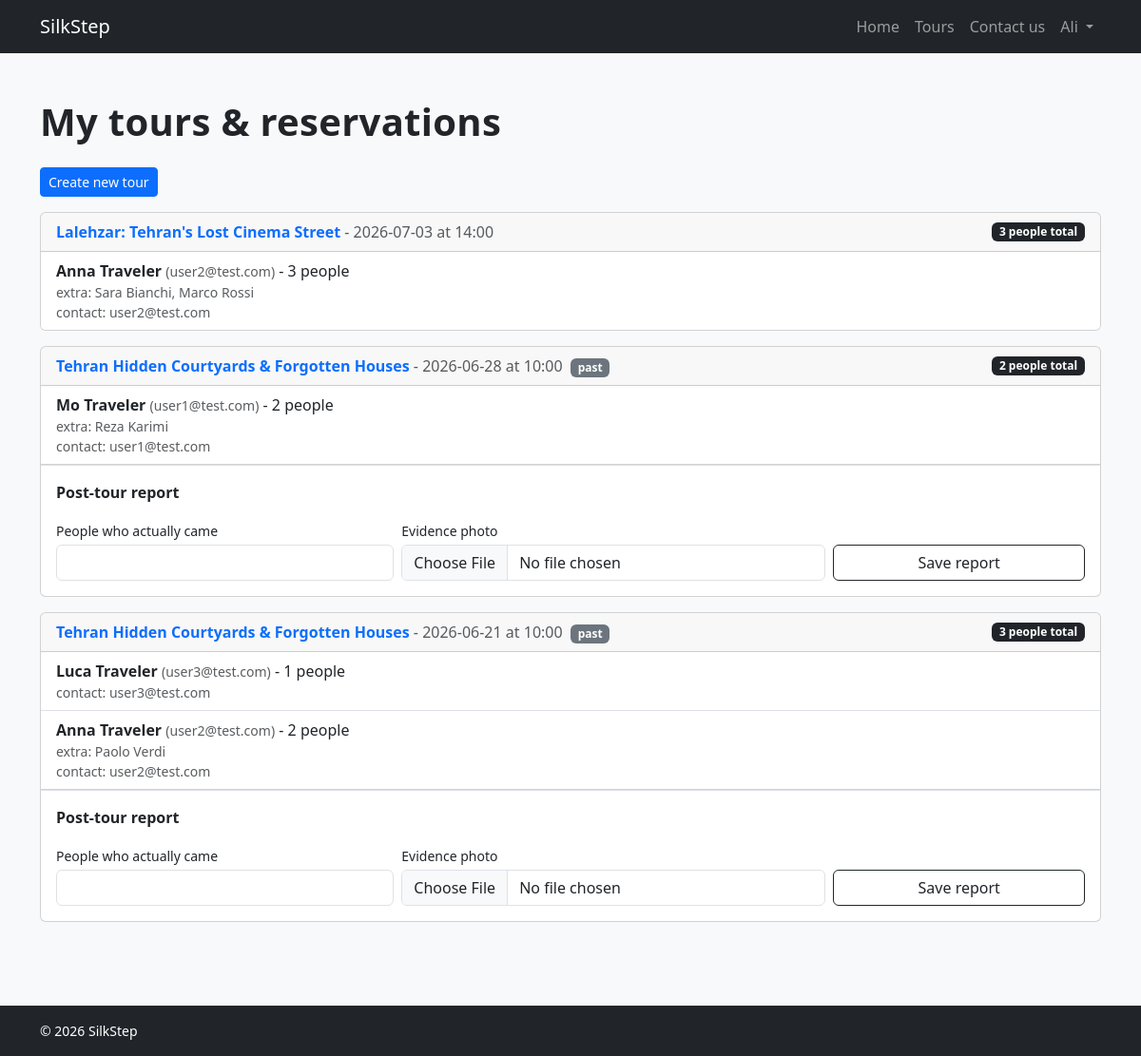
The app's page /guide/bookings (signed in) with its own data.
### tables this page shows
CREATE TABLE users (
    id INTEGER PRIMARY KEY AUTOINCREMENT,
    name TEXT NOT NULL,
    surname TEXT NOT NULL,
    email TEXT NOT NULL UNIQUE,
    password TEXT NOT NULL,
    role TEXT NOT NULL CHECK(role IN ('guide', 'participant', 'admin'))
);

CREATE TABLE bookings (
    id INTEGER PRIMARY KEY AUTOINCREMENT,
    tour_id INTEGER NOT NULL,
    participant_id INTEGER NOT NULL,
    tour_date TEXT NOT NULL,
    status TEXT NOT NULL DEFAULT 'confirmed',
    created_at TEXT DEFAULT CURRENT_TIMESTAMP, party_size INTEGER NOT NULL DEFAULT 1, notes TEXT, announce_email TEXT, announce_phone TEXT,
    FOREIGN KEY (tour_id) REFERENCES tours(id),
    FOREIGN KEY (participant_id) REFERENCES users(id)
);

CREATE TABLE tours (
    id INTEGER PRIMARY KEY AUTOINCREMENT,
    title TEXT NOT NULL,
    schedule TEXT NOT NULL,
    duration TEXT NOT NULL,
    summary TEXT NOT NULL
, guide_id INTEGER, meeting_point TEXT, max_participants INTEGER DEFAULT 15, photo_url TEXT, meeting_map_link TEXT, duration_minutes INTEGER);

CREATE TABLE booking_guests (
    id INTEGER PRIMARY KEY AUTOINCREMENT,
    booking_id INTEGER NOT NULL,
    first_name TEXT NOT NULL,
    last_name TEXT NOT NULL,
    FOREIGN KEY (booking_id) REFERENCES bookings(id) ON DELETE CASCADE
);

### app.py (the view)
@app.route("/guide/bookings")
def guide_bookings():
    if not current_user.is_authenticated or current_user.role != "guide":
        return redirect(url_for("home"))
    now = datetime.now()
    rows = [dict(r) for r in bookings_dao.get_bookings_by_guide(current_user.id)]
    groups = {}
    for b in rows:
        b["guests"] = [dict(g) for g in bookings_dao.get_guests_for_booking(b["id"])]
        key = (b["tour_id"], b["tour_date"])
        if key not in groups:
            start_dt = booking_start_datetime(b["tour_id"], b["tour_date"])
            groups[key] = {
                "tour_id": b["tour_id"],
                "tour_title": b["tour_title"],
                "tour_date": b["tour_date"],
                "start_time": start_dt.strftime("%H:%M") if start_dt else "",
                "is_past": bool(start_dt and start_dt < now),
                "total_people": 0,
                "bookings": [],
                "report": None,
            }
        groups[key]["bookings"].append(b)
        groups[key]["total_people"] += b["party_size"] or 1
    group_list = sorted(groups.values(), key=lambda g: g["tour_date"], reverse=True)
    for group in group_list:
        if group["is_past"]:
            report = tour_reports_dao.get_report(group["tour_id"], group["tour_date"])
            group["report"] = dict(report) if report else None
    return render_template(
        "guide_bookings.html",
        groups=group_list,
        page_error=request.args.get("error", ""),
    )

### app.py (called while the page is built)
@login_manager.user_loader
def load_user(user_id):
    row = users_dao.get_user_by_id(int(user_id))
    return User(row) if row else None

### bookings_dao.py (called while the page is built)
def get_guests_for_booking(booking_id):
    conn = sqlite3.connect(DB_PATH)
    conn.row_factory = sqlite3.Row
    rows = conn.execute(
        """
        SELECT first_name, last_name
        FROM booking_guests
        WHERE booking_id = ?
        ORDER BY id
        """,
        (booking_id,),
    ).fetchall()
    conn.close()
    return rows

def get_bookings_by_guide(guide_id):
    conn = sqlite3.connect(DB_PATH)
    conn.row_factory = sqlite3.Row
    rows = conn.execute(
        """
        SELECT b.id, b.tour_id, b.tour_date, b.party_size, b.notes, b.status, b.created_at,
               b.announce_email, b.announce_phone,
               t.title AS tour_title,
               u.name AS participant_name, u.surname AS participant_surname, u.email AS participant_email
        FROM bookings b
        JOIN tours t ON t.id = b.tour_id
        JOIN users u ON u.id = b.participant_id
        WHERE t.guide_id = ?
        ORDER BY b.id DESC
        """,
        (guide_id,),
    ).fetchall()
    conn.close()
    return rows

### helpers.py (called while the page is built)
def booking_start_datetime(tour_id, tour_date):
    try:
        day = datetime.strptime(tour_date, "%Y-%m-%d").date()
    except (TypeError, ValueError):
        return None
    start_time = tour_schedule_dao.get_start_time(tour_id, day.weekday())
    if not start_time:
        return None
    try:
        hour, minute = (int(part) for part in start_time.split(":"))
    except ValueError:
        hour, minute = 0, 0
    return datetime(day.year, day.month, day.day, hour, minute)

### tour_reports_dao.py (called while the page is built)
def get_report(tour_id, tour_date):
    conn = sqlite3.connect(DB_PATH)
    conn.row_factory = sqlite3.Row
    row = conn.execute(
        "SELECT id, tour_id, tour_date, attended_count, photo_path FROM tour_reports WHERE tour_id = ? AND tour_date = ?",
        (tour_id, tour_date),
    ).fetchone()
    conn.close()
    return row

### tour_schedule_dao.py (called while the page is built)
def get_start_time(tour_id, weekday):
    conn = sqlite3.connect(DB_PATH)
    row = conn.execute(
        "SELECT start_time FROM tour_schedule WHERE tour_id = ? AND weekday = ?",
        (tour_id, weekday),
    ).fetchone()
    conn.close()
    return row[0] if row else None

### users_dao.py (called while the page is built)
def get_user_by_id(user_id):
    conn = sqlite3.connect(DB_PATH)
    conn.row_factory = sqlite3.Row
    row = conn.execute("SELECT * FROM users WHERE id = ?", (user_id,)).fetchone()
    conn.close()
    return row

### templates/guide_bookings.html (shortened to what this page needs)
{% extends "base.html" %}
{% block content %}
<section class="container py-5">
  <h1 class="mb-4">My tours &amp; reservations</h1>
  <a href="{{ url_for('new_tour') }}" class="btn btn-primary btn-sm mb-3">Create new tour</a>
  {% if groups %}
    {% for group in groups %}
      <div class="card mb-3">
        <div class="card-header d-flex justify-content-between align-items-center">
          <div>
            <a href="{{ url_for('tour_detail', tour_id=group.tour_id) }}" class="text-decoration-none fw-bold">
              {{ group.tour_title }}
            </a>
            <span class="text-muted">- {{ group.tour_date }}{% if group.start_time %} at {{ group.start_time }}{% endif %}</span>
            {% if group.is_past %}<span class="badge bg-secondary ms-1">past</span>{% endif %}
          </div>
          <span class="badge bg-dark">{{ group.total_people }} people total</span>
        </div>
        <ul class="list-group list-group-flush">
          {% for b in group.bookings %}
          <li class="list-group-item">
            <strong>{{ b.participant_name }} {{ b.participant_surname }}</strong>
            <span class="text-muted small">({{ b.participant_email }})</span>
            - {{ b.party_size }} people
            {% if b.guests %}
              <div class="text-muted small">
                extra: {% for g in b.guests %}{{ g.first_name }} {{ g.last_name }}{% if not loop.last %}, {% endif %}{% endfor %}
              </div>
            {% endif %}
            {% if b.announce_email or b.announce_phone %}
              <div class="text-muted small">
                contact:
                {% if b.announce_email %}{{ b.announce_email }}{% endif %}
              </div>
            {% endif %}
          </li>
          {% endfor %}
        </ul>
        {% if group.is_past %}
          <div class="card-body border-top">
            {% if group.report %}
              <p class="mb-1"><strong>Reported attendance:</strong> {{ group.report.attended_count }} people</p>
              {% if group.report.photo_path %}
                <img src="{{ url_for('static', filename=group.report.photo_path) }}"
                     class="img-fluid rounded report-evidence" alt="evidence photo">
              {% endif %}
              <p class="text-muted small mb-0 mt-1">you can submit again to update it.</p>
            {% else %}
              <p class="mb-2 fw-bold">Post-tour report</p>
            {% endif %}
            <form method="POST" action="{{ url_for('submit_report') }}" enctype="multipart/form-data"
                  class="row g-2 align-items-end mt-1">
              <div class="col-sm-4">
                <label class="form-label small mb-1">People who actually came</label>
                <input type="number" name="txt_attended" class="form-control" min="0"
                       value="{{ group.report.attended_count if group.report else '' }}" required>
              </div>
              <div class="col-sm-5">
                <label class="form-label small mb-1">Evidence photo</label>
                <input type="file" name="txt_evidence" class="form-control" accept="image/*">
              </div>
              <div class="col-sm-3">
                <button type="submit" class="btn btn-outline-dark w-100">Save report</button>
              </div>
            </form>
          </div>
        {% endif %}
      </div>
    {% endfor %}
  {% else %}
    <p>No reservations yet for your tours.</p>
  {% endif %}
</section>
{% endblock %}

### templates/base.html (shortened to what this page needs)
<!DOCTYPE html>
<html lang="en">
<head>
  <link href="https://cdn.jsdelivr.net/npm/bootstrap@5.3.0/dist/css/bootstrap.min.css" rel="stylesheet">
  <link rel="stylesheet" href="{{ url_for('static', filename='css/style.css') }}">
</head>
<body>
  <nav class="navbar navbar-expand-lg navbar-dark bg-dark">
    <div class="container">
      <a class="navbar-brand" href="{{ url_for('home') }}">SilkStep</a>
      <div class="collapse navbar-collapse" id="mainNav">
        <ul class="navbar-nav ms-auto align-items-lg-center">
          <li class="nav-item">
            <a class="nav-link" href="{{ url_for('home') }}">Home</a>
          </li>
          <li class="nav-item">
            <a class="nav-link" href="{{ url_for('tours') }}">Tours</a>
          </li>
          <li class="nav-item">
            <a class="nav-link" href="{{ url_for('contact') }}">Contact us</a>
          </li>
          {% if current_user.is_authenticated %}
          <li class="nav-item dropdown">
            <a class="nav-link dropdown-toggle" href="#" role="button"
               data-bs-toggle="dropdown" aria-expanded="false">
              {{ current_user.name }}
            </a>
          </li>
          {% else %}
          <li class="nav-item">
            <a class="nav-link" href="{{ url_for('login') }}">Login</a>
          </li>
          {% endif %}
        </ul>
      </div>
    </div>
  </nav>
  <main>
    {% block content %}{% endblock %}
  </main>
  <footer class="bg-dark text-white py-3 mt-4">
    <div class="container small">&copy; 2026 SilkStep</div>
  </footer>
</body>
</html>

### static/css/style.css (style rules this page uses)
body { background-color: #f8f9fa; color: #212529; }
h1 { font-weight: 700; letter-spacing: 0.3px; }

### records on screen
users: name "Ali"
bookings: tour_title "Lalehzar: Tehran's Lost Cinema Street", tour_date "2026-07-03", start_time "14:00", total_people "3", participant_name "Anna", participant_surname "Traveler", participant_email "user2@test.com", party_size "3", announce_email "user2@test.com"
booking_guests: first_name "Sara", last_name "Bianchi"
booking_guests: first_name "Marco", last_name "Rossi"
bookings: tour_title "Tehran Hidden Courtyards & Forgotten Houses", tour_date "2026-06-28", start_time "10:00", shows "past", total_people "2", participant_name "Mo", participant_surname "Traveler", participant_email "user1@test.com", party_size "2", announce_email "user1@test.com", shows "Post-tour report"
booking_guests: first_name "Reza", last_name "Karimi"
bookings: tour_title "Tehran Hidden Courtyards & Forgotten Houses", tour_date "2026-06-21", start_time "10:00", shows "past", total_people "3", participant_name "Luca", participant_surname "Traveler", participant_email "user3@test.com", party_size "1", announce_email "user3@test.com", shows "Post-tour report"
bookings: participant_name "Anna", participant_surname "Traveler", participant_email "user2@test.com", party_size "2", announce_email "user2@test.com"
booking_guests: first_name "Paolo", last_name "Verdi"
